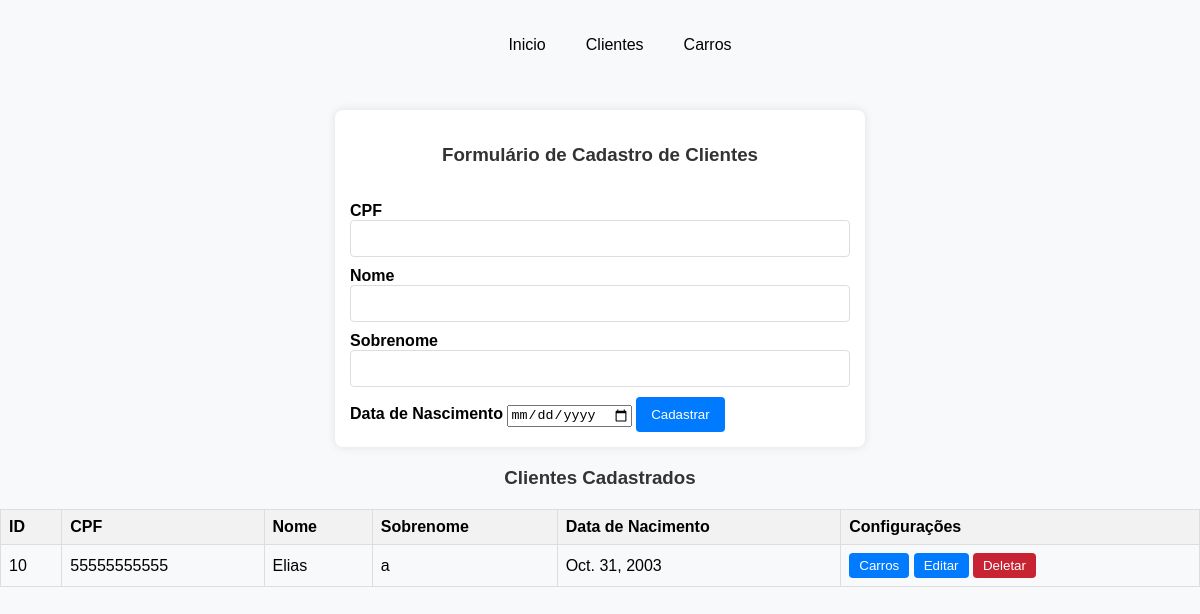
The page /core/homeClientes on the database as committed earlier.
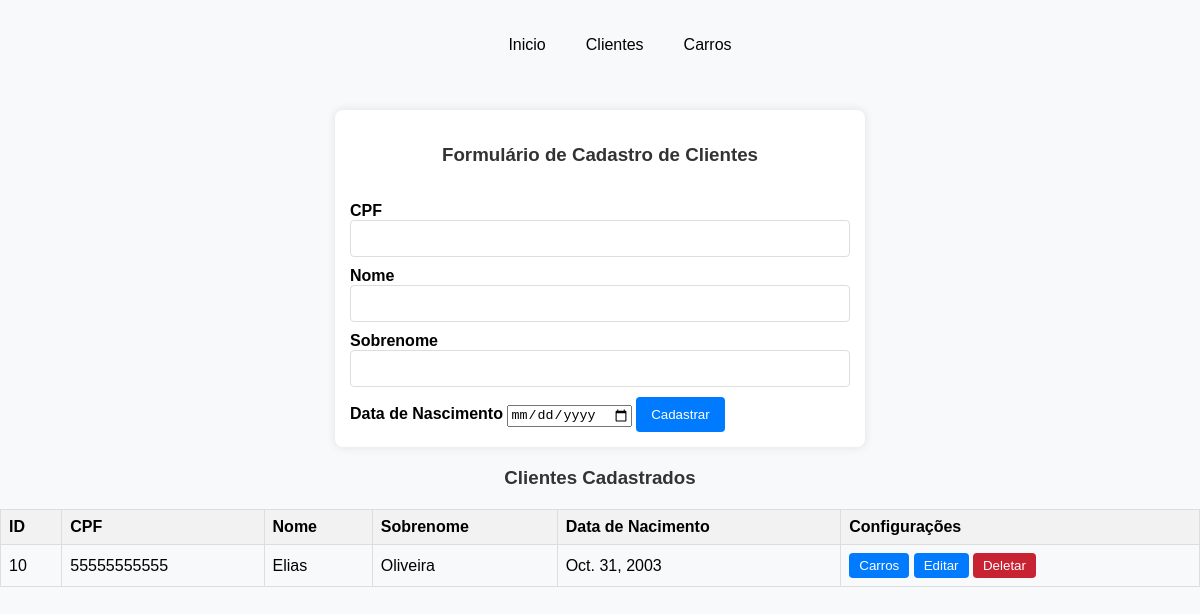
The same page on the database as committed later.
### core/models.py (models this page shows, shortened)
class Cliente(models.Model):
  cpf = models.CharField(max_length=11, null=False, default="")
  nome = models.CharField(max_length=50, null=False, default="")
  sobrenome = models.CharField(max_length=100, null=False, default="")
  nascimento = models.DateField()

### core/views.py (the view)
# urls.py: path('homeClientes', views.homeClientes, name="homeClientes"),
def homeClientes(request):
  clientes = Cliente.objects.all()
  return render (request, "clientes.html", {'clientes': clientes})

### core/static/templates/clientes.html (shortened to what this page needs)
{% extends 'base.html' %}
{% block body %}
<div class="formulario">
  <form name="formulario-cadastro" action="{% url 'salvarCliente' %}" method="POST">
    <h3>Formulário de Cadastro de Clientes</h3>
    <br>
    <label for="nome"><strong>CPF</strong></label>
    <input type="text" name="cpf" required>
    <label for="nome"><strong>Nome</strong></label>
    <input type="text" name="nome" required>
    <label for="nome"><strong>Sobrenome</strong></label>
    <input type="text" name="sobrenome" required>
    <label for="nome"><strong>Data de Nascimento</strong></label>
    <input type="date" name="nascimento" required>
    <button type="submit">Cadastrar</button>
  </form>
</div>
<div class="Tabela">
  <h3>Clientes Cadastrados</h3>
  <table>
    <thead>
      <tr>
        <th>ID</th>
        <th>CPF</th>
        <th>Nome</th>
        <th>Sobrenome</th>
        <th>Data de Nacimento</th>
        <th>Configurações</th>
      </tr>
    </thead>
    <tbody>
      {% for cliente in clientes %}
      <tr>
        <td>{{ cliente.id }}</td>
        <td>{{ cliente.cpf }}</td>
        <td>{{ cliente.nome }}</td>
        <td>{{ cliente.sobrenome }}</td>
        <td>{{ cliente.nascimento }}</td>
        <td>
          <a href="{% url 'homeCarros' %}"><button class="botoes" id="editar">Carros</button></a>
          <a href="{% url 'editarCliente' cliente.id%}"><button class="botoes" id="editar">Editar</button></a>
          <a href="{% url 'deletarCliente' cliente.id %}"><button class="botoes" id="deletar">Deletar</button></a>
        </td>
      </tr>
      {% endfor %}
    </tbody>
  </table>
</div>
{% endblock %}

Rows that differ between the two databases and show on the page:
changed Cliente "Elias": sobrenome "a" → "Oliveira"
